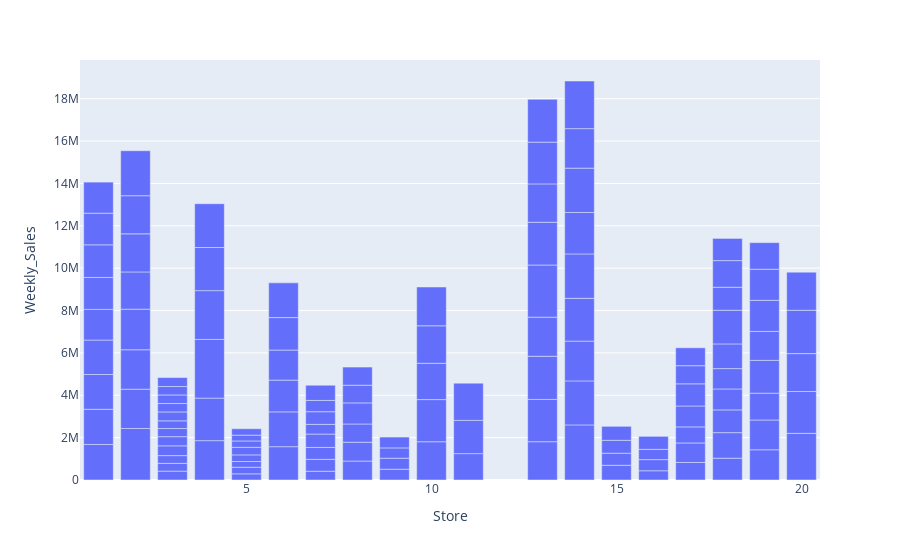

Write notebook code for a chart like this one.
### Code cell
px.bar(Walmart_clean, x="Store", y="Weekly_Sales")

### Figure 1 — Plotly figure (JSON) as saved in the notebook; plotly's stock layout.template omitted (floating-point values rounded to 4 significant figures; data arrays with more than 128 entries replaced by an {"elided": "..."} marker saying what was removed)
{"data": [{"alignmentgroup": "True", "hovertemplate": "Store=%{x}<br>Weekly_Sales=%{y}<extra></extra>", "legendgroup": "", "marker": {"color": "#636efa", "pattern": {"shape": ""}}, "name": "", "offsetgroup": "", "orientation": "v", "showlegend": false, "textposition": "auto", "type": "bar", "x": {"elided": "131 int values"}, "xaxis": "x", "y": {"elided": "131 float values"}, "yaxis": "y"}], "layout": {"barmode": "relative", "legend": {"tracegroupgap": 0}, "margin": {"t": 60}, "xaxis": {"anchor": "y", "domain": [0, 1], "title": {"text": "Store"}}, "yaxis": {"anchor": "x", "domain": [0, 1], "title": {"text": "Weekly_Sales"}}}}
